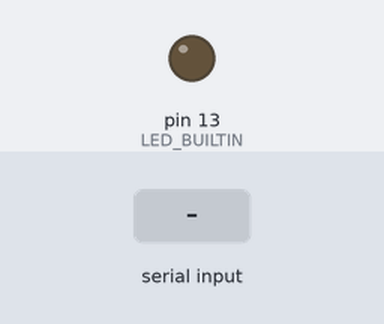
The sketch below on a simulated Arduino Uno, built with avr-gcc and run on an emulated ATmega328P. On the bench: output pins drawn as LEDs (lit = HIGH). The inputs (shaded band) are chosen by the test bench.

Above: at 1.2 s.
1.3 s: "AUTHORIZED" received over Serial
At 3.0 s:
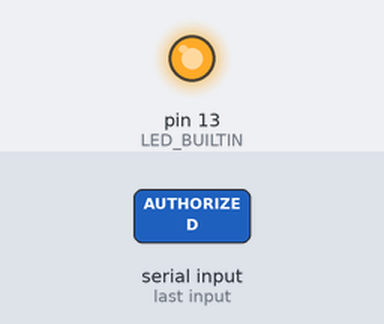
Timing chart, 0 to 8.8 s (numbered marks = the images above; inputs shaded):
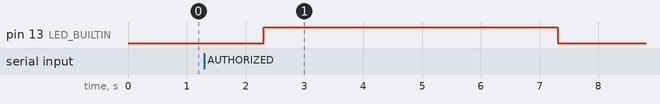

The sketch:

arduino_control.ino
```cpp
void setup() {
  Serial.begin(9600);
  pinMode(LED_BUILTIN, OUTPUT);
}

void loop() {
  if (Serial.available()) {
    String msg = Serial.readString();
    if (msg.indexOf("AUTHORIZED") >= 0) {
      digitalWrite(LED_BUILTIN, HIGH);  // Unlock
      delay(5000);
      digitalWrite(LED_BUILTIN, LOW);   // Lock back
    }
  }
}
```

Measured:
- after the input at 1.3 s, pin 13 (LED_BUILTIN): LOW → HIGH after 1.0 s, → LOW 5.0 s later
